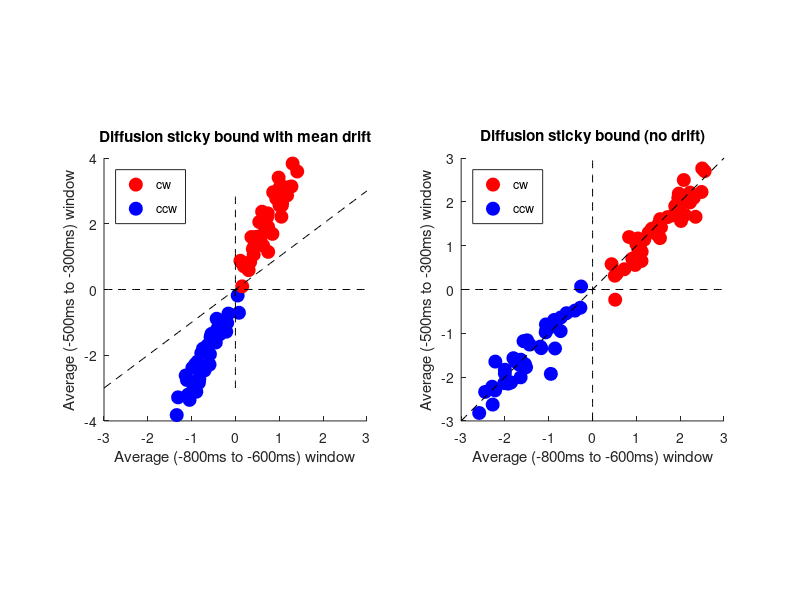

This figure's MATLAB source: (Note: this script raises an error after producing the figure.)
clear all; close all; clc;
% ==> directories
dataPath     = strcat('/home/thomas/Desktop/UTAustin/Goris/pfc_code/pfc_data');
drc = '../data/';

%% ==> accumulation bound panel

% ==> parameters ~~~~~~~~~~~~~~~~~~~~~~~~~~~~~~~~~~~~~~~~~~~~~~~~~~~~~~~~~~~~~~~

% => number of simulated trials
N = 500;
% => number of simulated timepoints
tm = 200;
% ==> bound
bnd = 10;

% ==> timepoints (like the one for Monkey F and session 1 in the physiology data)
t = linspace(-795,-45,200);

% get indices of timepoints closest to -500 and -300 ms
[~,il] = min(abs(t + 500)); %-500
[~,iu] = min(abs(t + 300)); %-300
% get indices of timepoints closest to -800 and -600 ms
[~,il2] = min(abs(t + 800)); %-800
[~,iu2] = min(abs(t + 600)); %-600

% ~~~~~~~~~~~~~~~~~~~~~~~~~~~~~~~~~~~~~~~~~~~~~~~~~~~~~~~~~~~~~~~~~~~~~~~~~~~~~~


% ==> figure 
figure(3); set(gcf,'Color','w'); set(gcf, 'Position',[675 461 932 501])

% ==> factor for prior offset in cw and ccw directions
for fc = 1:0.1:5

    % ==> prior offsets
    pr_cw  =  0.5 * fc;
    pr_ccw = -0.5 * fc;

    % ==> Gaussian random walk
    sens  = randn(N,tm);
    % ==> cummulative sum over time
    csens = cumsum(sens,2);

    % ==> csens with bound - two cases: with ccw prior or with cw prior offsets
    csensb_cw =  csens + pr_cw;
    csensb_ccw = csens + pr_ccw;

    % ==> set DV values for timepoints over trials that reach or exceed a bound
    % to the bound value (stickiness)
    % ==> cw prior ctx
    csensb_cw(csensb_cw >=  bnd) =  bnd;
    csensb_cw(csensb_cw <= -bnd) = -bnd;
    % ==> ccw prior ctx
    csensb_ccw(csensb_ccw >=  bnd) =  bnd;
    csensb_ccw(csensb_ccw <= -bnd) = -bnd;

    % ==> once a bnd has been reached at time t for a given trial, set the remaining DV values
    % starting from t+1 to the bound for that trial
    % ==> cw cases
    for i = 1:N
        bidx = find(csensb_cw(i,:) >=  bnd, 1, 'first');
        % => set to bound
        if ~isempty(bidx)
            csensb_cw(i,bidx:end) = bnd;
        end
    end
    for i = 1:N
        bidx = find(csensb_cw(i,:) <=  -bnd);
        bidx = min(bidx);
        % => set to bound
        if ~isempty(bidx)
            csensb_cw(i,bidx:end) = -bnd;
        end
    end
    % ==> ccw context cases
    for i = 1:N
        bidx = find(csensb_ccw(i,:) >=  bnd, 1, 'first');
        % => set to bound
        if ~isempty(bidx)
            csensb_ccw(i,bidx:end) = bnd;
        end
    end
    for i = 1:N
        bidx = find(csensb_ccw(i,:) <=  -bnd);
        bidx = min(bidx);
        % => set to bound
        if ~isempty(bidx)
            csensb_ccw(i,bidx:end) = -bnd;
        end
    end

    % figure(1); set(gcf,'Color','w'); set(gcf,'Position',[124 717 1682 245]);
    % subplot(1,5,1); 
    % hold on; hold all;
    % plot((csens + pr_cw)', 'color', [1,0.5,0.5,0.5]);     ylim([-bnd - 10, bnd + 10]);
    % plot(1:t,repmat( bnd,tm), 'r--', 'linewidth', 4);
    % plot(1:t,repmat(-bnd,tm), 'b--', 'linewidth', 4);
    % title('cw prior ctx')
    % subplot(1,5,2); 
    % hold on; hold all;
    % plot((csens + pr_ccw)', 'color', [0.5,0.5,1,0.5]);     ylim([-bnd - 10, bnd + 10]);
    % plot(1:t,repmat( bnd,tm), 'r--', 'linewidth', 4);
    % plot(1:t,repmat(-bnd,tm), 'b--', 'linewidth', 4);
    % title('ccw prior ctx')
    %  
    % subplot(1,5,3); 
    % hold on; hold all;
    % plot(1:t,repmat( bnd,tm), 'r--', 'linewidth', 4);
    % plot(1:t,repmat(-bnd,tm), 'b--', 'linewidth', 4);
    % plot(csensb_cw', 'color', [1,0.5,0.5,0.5]);     ylim([-bnd - 10, bnd + 10]);
    % title('cw prior ctx')
    % subplot(1,5,4); 
    % hold on; hold all;
    % plot(1:t,repmat( bnd,tm), 'r--', 'linewidth', 4);
    % plot(1:t,repmat(-bnd,tm), 'b--', 'linewidth', 4);
    % plot(csensb_ccw', 'color', [0.5,0.5,1,0.5]);     ylim([-bnd - 10, bnd + 10]);
    % title('ccw prior ctx')
    % 
    % subplot(1,5,5);
    % plot(mean(csensb_cw,1),'linewidth',1, 'color',  [1,0.5,0.5,0.5]);
    % hold on; hold all;
    % plot(mean(csensb_ccw,1),'linewidth',1, 'color', [0.5,0.5,1,0.5]);
    % ylabel('Average signed DV (acc. bound)')
    % xlabel('Time')
    % title('Average over trials')

    % ~~~~~~~~~~~~~~~~~~~~~~~~~~~~~~~~~~~~~~~~~~~~~~~~~~~~~~~~~~~~~~~~~~~~~~~~~~~~~~~~~~~~~~~~
    %==> case with a bias that grows linearly with t (mean drift)

    pr_cw_d =   fc*(0:(tm-1))/(0.5*tm);
    pr_ccw_d = -fc*(0:(tm-1))/(0.5*tm);

    % ==> csens with bound - two cases: with ccw prior or with cw prior
    csensb_cw_d =  csens + repmat(pr_cw_d, [N,1]);
    csensb_ccw_d = csens + repmat(pr_ccw_d,[N,1]);

    % ==> set DV values for timepoints over trials that reach or exceed a bound
    % to the bound value.
    % ==> cw prior ctx
    csensb_cw_d(csensb_cw_d >=  bnd) =  bnd;
    csensb_cw_d(csensb_cw_d <= -bnd) = -bnd;
    % ==> ccw prior ctx
    csensb_ccw_d(csensb_ccw_d >=  bnd) =  bnd;
    csensb_ccw_d(csensb_ccw_d <= -bnd) = -bnd;

    % ==> once a bnd has been reached at time t for a given trial, set the remaining DV values
    % starting from t+1 to the bound for that trial
    % ==> cw cases
    % ==> once a bnd has been reached at time t for a given trial, set the remaining DV values
    % starting from t+1 to the bound for that trial
    % ==> cw cases
    for i = 1:N
        bidx = find(csensb_cw_d(i,:) >=  bnd, 1, 'first');
        % => set to bound
        if ~isempty(bidx)
            csensb_cw_d(i,bidx:end) = bnd;
        end
    end
    for i = 1:N
        bidx = find(csensb_cw_d(i,:) <=  -bnd);
        bidx = min(bidx);
        % => set to bound
        if ~isempty(bidx)
            csensb_cw_d(i,bidx:end) = -bnd;
        end
    end
    % ==> ccw context cases
    for i = 1:N
        bidx = find(csensb_ccw_d(i,:) >=  bnd, 1, 'first');
        % => set to bound
        if ~isempty(bidx)
            csensb_ccw_d(i,bidx:end) = bnd;
        end
    end
    for i = 1:N
        bidx = find(csensb_ccw_d(i,:) <=  -bnd);
        bidx = min(bidx);
        % => set to bound
        if ~isempty(bidx)
            csensb_ccw_d(i,bidx:end) = -bnd;
        end
    end

    % figure(2); set(gcf,'Color','w'); set(gcf,'Position',[124 717 1682 245]);
    % subplot(1,5,1); 
    % hold on; hold all;
    % plot((csens + repmat(pr_cw_d, [N,1]))', 'color', [1,0.5,0.5,0.5]);     ylim([-bnd - 10, bnd + 10]);
    % plot(1:t,repmat( bnd,tm), 'r--', 'linewidth', 4);
    % plot(1:t,repmat(-bnd,tm), 'b--', 'linewidth', 4);
    % title('cw prior ctx')
    % subplot(1,5,2); 
    % hold on; hold all;
    % plot((csens + repmat(pr_ccw_d, [N,1]))', 'color', [0.5,0.5,1,0.5]);     ylim([-bnd - 10, bnd + 10]);
    % plot(1:t,repmat( bnd,tm), 'r--', 'linewidth', 4);
    % plot(1:t,repmat(-bnd,tm), 'b--', 'linewidth', 4);
    % title('ccw prior ctx')
    %  
    % subplot(1,5,3); 
    % hold on; hold all;
    % plot(1:t,repmat( bnd,tm), 'r--', 'linewidth', 4);
    % plot(1:t,repmat(-bnd,tm), 'b--', 'linewidth', 4);
    % plot(csensb_cw_d', 'color', [1,0.5,0.5,0.5]);     ylim([-bnd - 10, bnd + 10]);
    % title('cw prior ctx')
    % subplot(1,5,4); 
    % hold on; hold all;
    % plot(1:t,repmat( bnd,tm), 'r--', 'linewidth', 4);
    % plot(1:t,repmat(-bnd,tm), 'b--', 'linewidth', 4);
    % plot(csensb_ccw_d', 'color', [0.5,0.5,1,0.5]);     ylim([-bnd - 10, bnd + 10]);
    % title('ccw prior ctx')
    % 
    % subplot(1,5,5);
    % plot(mean(csensb_cw_d,1),'linewidth',1, 'color',  [1,0.5,0.5,0.5]);
    % hold on; hold all;
    % plot(mean(csensb_ccw_d,1),'linewidth',1, 'color', [0.5,0.5,1,0.5]);
    % ylabel('Average signed DV (acc. bound)')
    % xlabel('Time')
    % title('Average over trials')

    % ==> drifting prior expectation
    % => time window 1
    csensb_ccw_d_mu =  mean(mean(csensb_ccw_d(:,il:iu),1),2);
    csensb_cw_d_mu  =  mean(mean(csensb_cw_d(:, il:iu),1),2);
    % => time window 2
    csensb_ccw_d_mu2 = mean(mean(csensb_ccw_d(:,il2:iu2),1),2);
    csensb_cw_d_mu2  = mean(mean(csensb_cw_d(:, il2:iu2),1),2);

    % ==> fixed prior expectation
    % => time window 1
    csensb_ccw_mu =  mean(mean(csensb_ccw(:,il:iu),1),2);
    csensb_cw_mu  =  mean(mean(csensb_cw(:, il:iu),1),2);
    % => time window 2
    csensb_ccw_mu2 = mean(mean(csensb_ccw(:,il2:iu2),1),2);
    csensb_cw_mu2  = mean(mean(csensb_cw(:, il2:iu2),1),2);

    subplot(1,2,1);
    hold on; hold all;
    % scatter(csensb_cw_d_mu2 - csensb_ccw_d_mu2, csensb_cw_d_mu - csensb_ccw_d_mu,  90, 'ko'); %,'markerfacecolor', 'b', 'markeredgecolor', 'b')
    scatter(csensb_cw_d_mu2,  csensb_cw_d_mu,     90, 'o','markerfacecolor', 'r', 'markeredgecolor', 'r')
    scatter(csensb_ccw_d_mu2,  csensb_ccw_d_mu,   90, 'o','markerfacecolor', 'b', 'markeredgecolor', 'b')
    axis equal;
    subplot(1,2,2);
    hold on; hold all;
    % scatter(csensb_cw_mu2 - csensb_ccw_mu2,     csensb_cw_mu - csensb_ccw_mu, 90,  'ko'); %,'markerfacecolor', 'b', 'markeredgecolor', 'b')
    scatter(csensb_cw_mu2,    csensb_cw_mu,    90,  'o','markerfacecolor', 'r', 'markeredgecolor', 'r')
    scatter(csensb_ccw_mu2,    csensb_ccw_mu,  90,  'o','markerfacecolor', 'b', 'markeredgecolor', 'b')
    axis equal;

    fprintf('completed plotting for prior offset factor %d...\n',fc)

end

subplot(1,2,1);
hold on; hold all;
plot(-3:0.1:3,-3:0.1:3,'k--')
plot(-3:0.1:3,zeros([1,length(-3:0.1:3)]),'k--')
plot(zeros([1,length(-3:0.1:3)]),-3:0.1:3,'k--')
axis equal; axis square;
xlabel('Average (-800ms to -600ms) window')
ylabel('Average (-500ms to -300ms) window')
legend('cw', 'ccw', 'Location', 'NorthWest')
title('Diffusion sticky bound with mean drift')
drawnow;

subplot(1,2,2);
hold on; hold all;
plot(-3:0.1:3,-3:0.1:3,'k--')
plot(-3:0.1:3,zeros([1,length(-3:0.1:3)]),'k--')
plot(zeros([1,length(-3:0.1:3)]),-3:0.1:3,'k--')
axis equal; axis square;
xlabel('Average (-800ms to -600ms) window')
ylabel('Average (-500ms to -300ms) window')
legend('cw', 'ccw', 'Location', 'NorthWest')
title('Diffusion sticky bound (no drift)')
drawnow;

%%
close all; clc;

figure(); set(gcf,'Color','w');

% => cw cases
Fmu_cw_lo = nan(13,2);
Fmu_cw_hi = nan(13,2);

Jmu_cw_lo = nan(16,2);
Jmu_cw_hi = nan(16,2);

% => ccw cases
Fmu_ccw_lo = nan(13,2);
Fmu_ccw_hi = nan(13,2);

Jmu_ccw_lo = nan(16,2);
Jmu_ccw_hi = nan(16,2);

% ==> for storing all neutral DV trajectories
% => cw cases
F_cw_lo = nan(13,200);
F_cw_hi = nan(13,200);
J_cw_lo = nan(16,200);
J_cw_hi = nan(16,200);

% => ccw cases
F_ccw_lo = nan(13,200);
F_ccw_hi = nan(13,200);
J_ccw_lo = nan(16,200);
J_ccw_hi = nan(16,200);

% ==> store individual trial values
% ==> context cw (ctx == 1)
vcwlosF = [];
% ==> context ccw (ctx == 1)
vccwlosF = [];    
% ==> context cw (ctx == 1)
vcwhisF = [];
% ==> context ccw (ctx == 1)
vccwhisF = [];     

% ==> store individual trial values
% ==> context cw (ctx == 1)
vcwlosJ = [];
% ==> context ccw (ctx == 1)
vccwlosJ = [];    
% ==> context cw (ctx == 1)
vcwhisJ = [];
% ==> context ccw (ctx == 1)
vccwhisJ = [];     

% ==> store raw DV averages
J_cw_lo_raw_DVs = [];
J_cw_hi_raw_DVs = [];
J_ccw_lo_raw_DVs = [];
J_ccw_hi_raw_DVs = [];

% ==> store raw DV averages
F_cw_lo_raw_DVs = [];
F_cw_hi_raw_DVs = [];
F_ccw_lo_raw_DVs = [];
F_ccw_hi_raw_DVs = [];

% ==> what is the session
for iSfln = 1:29 

    % ~~~~~~~~~~~~~~~~~~~~~~~~~~~~~~~~~~~~~~~~~~~~~~~~~~~~~~~~~~~~~~~~~~~~~~~~~~~~~~~~~~~~~
    % params: matrix with the model parameters [trial x parameter]
    params = load([drc,'trial_DV_params_iS_',num2str(iSfln),'.mat']);
    params = params.ps_cat;
    fprintf('Finished loading matrix with the model parameters for iS = %d... \n',iSfln)
    % ~~~~~~~~~~~~~~~~~~~~~~~~~~~~~~~~~~~~~~~~~~~~~~~~~~~~~~~~~~~~~~~~~~~~~~~~~~~~~~~~~~~~~

    % ~~~~~~~~~~~~~~~~~~~~~~~~~~~~~~~~~~~~~~~~~~~~~~~~~~~~~~~~~~~~~~~~~~~~~~~~~~~~~~~~~~~~~
    % dvs are model predicted DV trajectories [trial x time] (Category DVs)
    dvs = load([drc,'trial_DV_traj_iS_',num2str(iSfln),'.mat']);
    dvs = dvs.dv_cat;
    fprintf('Finished loading model predicted DV trajectories (Categorical DVs) for iS = %d... \n',iSfln)
    % ~~~~~~~~~~~~~~~~~~~~~~~~~~~~~~~~~~~~~~~~~~~~~~~~~~~~~~~~~~~~~~~~~~~~~~~~~~~~~~~~~~~~~

    % ==> load session data
    if iSfln > 9
        load([dataPath,'/dataSet_',num2str(iSfln),'.mat']);
    elseif iSfln <= 9
        load([dataPath,'/dataSet_0',num2str(iSfln),'.mat']);
    end
    timeSac = S.dec.timeSac;
    % Set time boundaries
    fitTimeSacBegin = -800;  % in ms, relative to saccade onset
    fitTimeSacEnd   = -50;
    [~, sacBegin] = min(abs(timeSac - fitTimeSacBegin));
    [~, sacEnd]   = min(abs(timeSac - fitTimeSacEnd));

    % time intervals
    t = linspace(timeSac(sacBegin),timeSac(sacEnd),size(dvs,2));

    % ==> note: the t range is different for F and JP
    % => for F the range is   -795 -> -45
    % => for JP the range is  -790 -> -40
    
    % get indices of timepoints closest to -500 and -300 ms
    [~,il] = min(abs(t + 500)); %-500
    [~,iu] = min(abs(t + 300)); %-300
    % get indices of timepoints closest to -800 and -600 ms
    [~,il2] = min(abs(t + 800)); %-800
    [~,iu2] = min(abs(t + 600)); %-600

    % ==> choice
    cho = S.beh.choiceCat;
    % ==> context, contrast, orientation indicator variables
    ctx = S.exp.taskContext; ctr = S.exp.stimContrast; ori = S.exp.stimOriDeg;
    % x axis is orientation (the values differ for FN and JP!). Use unique values
    or = unique(ori)'; cx = unique(ctx)'; cr = unique(ctr)';
    
    % indices
    idxcwlo =  (ori == 0) & (ctx == cx(2)) & (ctr == cr(1));
    idxccwlo = (ori == 0) & (ctx == cx(1)) & (ctr == cr(1));
    
    idxcwhi =  (ori == 0) & (ctx == cx(2)) & (ctr == cr(2));
    idxccwhi = (ori == 0) & (ctx == cx(1)) & (ctr == cr(2));    
    
    % ==> context cw (ctx == 1)
    vcwlo = dvs(idxcwlo,:);
    % ==> context ccw (ctx == 1)
    vccwlo = dvs(idxccwlo,:);    
    % ==> context cw (ctx == 1)
    vcwhi = dvs(idxcwhi,:);
    % ==> context ccw (ctx == 1)
    vccwhi = dvs(idxccwhi,:);                   
    
    % ==> true dcCalAll (raw) values
    dvs_raw = S.dec.dvCatAll;
    
    
    subplot(5,6,iSfln);
    hold on; hold all;    
    plot(t,mean(vcwlo,1),  'r:');
    plot(t,mean(vccwlo,1), 'b:');
    plot(t,mean(vcwhi,1),  'r-');
    plot(t,mean(vccwhi,1), 'b-');    
    ylim([-1,1]);
    drawnow;

    % => if Monkey F
    if iSfln <= 13
        % ==> store averages in two time windows
        % => lo contrast       
        Fmu_cw_lo(iSfln,:) = [mean(mean(vcwlo(:,il2:iu2),1),2), mean(mean(vcwlo(:,il:iu),1),2)];
        % => hi contrast
        Fmu_cw_hi(iSfln,:) = [mean(mean(vcwhi(:,il2:iu2),1),2), mean(mean(vcwhi(:,il:iu),1),2)];        
        % => lo contrast
        Fmu_ccw_lo(iSfln,:) = [mean(mean(vccwlo(:,il2:iu2),1),2), mean(mean(vccwlo(:,il:iu),1),2)];
        % => hi contrast
        Fmu_ccw_hi(iSfln,:) = [mean(mean(vccwhi(:,il2:iu2),1),2), mean(mean(vccwhi(:,il:iu),1),2)];    
        
        % ==> store average DV trajectories        
        F_cw_lo(iSfln,:) = mean(vcwlo,1);    
        F_cw_hi(iSfln,:) = mean(vcwhi,1);  
        F_ccw_lo(iSfln,:) = mean(vccwlo,1);    
        F_ccw_hi(iSfln,:) = mean(vccwhi,1);  
        
        % ==> store averages of raw DVs 
        F_cw_lo_raw_DVs(iSfln,:)  = mean(dvs_raw(idxcwlo,:),1);
        F_cw_hi_raw_DVs(iSfln,:)  = mean(dvs_raw(idxcwhi,:),1);
        F_ccw_lo_raw_DVs(iSfln,:) = mean(dvs_raw(idxccwlo,:),1);
        F_ccw_hi_raw_DVs(iSfln,:) = mean(dvs_raw(idxccwhi,:),1);        
        
        % ==> store all single trial dvs
        vcwlosF  = [vcwlosF; vcwlo];
        vccwlosF = [vccwlosF; vccwlo]; 
        vcwhisF  = [vcwhisF; vcwhi];
        vccwhisF = [vccwhisF; vccwhi];      
        
    % => if Monkey J    
    elseif iSfln >= 14
        % ==> store averages in two time windows        
        % => lo contrast
        Jmu_cw_lo(iSfln -13,:) = [mean(mean(vcwlo(:,il2:iu2),1),2), mean(mean(vcwlo(:,il:iu),1),2)];
        % => hi contrast
        Jmu_cw_hi(iSfln -13,:) = [mean(mean(vcwhi(:,il2:iu2),1),2), mean(mean(vcwhi(:,il:iu),1),2)];        
        % => lo contrast
        Jmu_ccw_lo(iSfln -13,:) = [mean(mean(vccwlo(:,il2:iu2),1),2), mean(mean(vccwlo(:,il:iu),1),2)];
        % => hi contrast
        Jmu_ccw_hi(iSfln -13,:) = [mean(mean(vccwhi(:,il2:iu2),1),2), mean(mean(vccwhi(:,il:iu),1),2)];      
        
        % ==> store average DV trajectories (model fits)       
        J_cw_lo(iSfln  -13,:) = mean(vcwlo,1);    
        J_cw_hi(iSfln  -13,:) = mean(vcwhi,1);  
        J_ccw_lo(iSfln -13,:) = mean(vccwlo,1);    
        J_ccw_hi(iSfln -13,:) = mean(vccwhi,1);    
        
        % ==> store averages of raw DVs 
        J_cw_lo_raw_DVs(iSfln  -13,:) = mean(dvs_raw(idxcwlo,:),1);
        J_cw_hi_raw_DVs(iSfln  -13,:) = mean(dvs_raw(idxcwhi,:),1);
        J_ccw_lo_raw_DVs(iSfln  -13,:) = mean(dvs_raw(idxccwlo,:),1);
        J_ccw_hi_raw_DVs(iSfln  -13,:) = mean(dvs_raw(idxccwhi,:),1);
        
        % ==> store all single trial dvs (model fits)
        vcwlosJ  = [vcwlosJ; vcwlo];
        vccwlosJ = [vccwlosJ; vccwlo]; 
        vcwhisJ  = [vcwhisJ; vcwhi];
        vccwhisJ = [vccwhisJ; vccwhi];      
        
    end    
end

%% ==> barplots for F3
close all; clc;

% ==> all CW offset values for vertical stimulus - across hi and lo contrasts
cwsF  = [vcwlosF; vcwhisF];   cwsF  = cwsF(:,1);
% ==> all CCW offset values for vertical stimulus - across hi and lo contrasts
ccwsF = [vccwlosF; vccwhisF]; ccwsF = ccwsF(:,1);

% ==> edges
edgs = -1.5:0.1:1.5;

fg = figure(); set(fg,'color','white'); set(fg, 'Position',[675 421 660 541])
subplot(2,2,1);
histogram(cwsF,edgs,'facecolor',[0.15,0.75,0.5]); hold on; hold all;
title('Animal F: cw prior context')
xlabel('Signed DV initial offset')
ylabel('Frequency')
drawnow;
subplot(2,2,2);
histogram(ccwsF,edgs,'facecolor',[0.15,0.75,0.5]); hold on; hold all;
title('Animal F: ccw prior context')
xlabel('Signed DV initial offset')
ylabel('Frequency')
drawnow;

% ==> all CW offset values for vertical stimulus - across hi and lo contrasts
cwsJ  = [vcwlosJ; vcwhisJ];   cwsJ  = cwsJ(:,1);
% ==> all CCW offset values for vertical stimulus - across hi and lo contrasts
ccwsJ = [vccwlosJ; vccwhisJ]; ccwsJ = ccwsJ(:,1);
 
subplot(2,2,3);
histogram(cwsJ,edgs,'facecolor',[1,0.5,0]); hold on; hold all;
title('Animal J: cw prior context')
xlabel('Signed DV initial offset')
ylabel('Frequency')
drawnow;
subplot(2,2,4);
histogram(ccwsJ,edgs,'facecolor',[1,0.5,0]); hold on; hold all;
title('Animal J: ccw prior context')
xlabel('Signed DV initial offset')
ylabel('Frequency')
drawnow;

% ==> 
% ==> signrank wilcoxon test
[p_cwJ,~]  = signrank(cwsJ);
[p_ccwJ,~] = signrank(ccwsJ);

[p_cwF,~]  = signrank(cwsF);
[p_ccwF,~] = signrank(ccwsF);

fprintf('Wilcoxon test p values evaluating initial offsets in the vertical stimulus condition...\n')
fprintf('Wilcoxon test for animal F cw cases, p = %d...\n', p_cwF)
fprintf('Wilcoxon test for animal F ccw cases, p = %d...\n', p_ccwF)


fprintf('Wilcoxon test for animal J cw cases, p = %d...\n', p_cwJ)
fprintf('Wilcoxon test for animal J ccw cases, p = %d...\n', p_ccwJ)
 
% ==> ranksum
[PJ,HJ] = ranksum(cwsJ,ccwsJ)

[PF,HF] = ranksum(cwsF,ccwsF)
%%
% close all; clc;

figure(); set(gcf,'Color','w'); set(gcf,'Position',[86 490 1834 472]);
subplot(1,3,1);
hold on; hold all;
% => monkey F
s1 = scatter(Fmu_cw_lo(:,1), Fmu_cw_lo(:,2),  90, 'o','markerfacecolor', [0.15,0.75,0.5], 'markeredgecolor', 'r', 'MarkerFaceAlpha',.3,'MarkerEdgeAlpha',1);
s2 = scatter(Fmu_ccw_lo(:,1),Fmu_ccw_lo(:,2), 90, 'o','markerfacecolor', [0.15,0.75,0.5], 'markeredgecolor', 'b', 'MarkerFaceAlpha',.3,'MarkerEdgeAlpha',1);
s3 = scatter(Fmu_cw_hi(:,1), Fmu_cw_hi(:,2),  90, 'o','markerfacecolor', [0.15,0.75,0.5], 'markeredgecolor', 'r');
s4 = scatter(Fmu_ccw_hi(:,1),Fmu_ccw_hi(:,2), 90, 'o','markerfacecolor', [0.15,0.75,0.5], 'markeredgecolor', 'b');
% => monkey J
s5 = scatter(Jmu_cw_lo(:,1), Jmu_cw_lo(:,2),  90, 'o','markerfacecolor', [1,0.5,0], 'markeredgecolor', 'r', 'MarkerFaceAlpha',.3,'MarkerEdgeAlpha',1);
s6 = scatter(Jmu_ccw_lo(:,1),Jmu_ccw_lo(:,2), 90, 'o','markerfacecolor', [1,0.5,0], 'markeredgecolor', 'b', 'MarkerFaceAlpha',.3,'MarkerEdgeAlpha',1);
s7 = scatter(Jmu_cw_hi(:,1), Jmu_cw_hi(:,2),  90, 'o','markerfacecolor', [1,0.5,0], 'markeredgecolor', 'r');
s8 = scatter(Jmu_ccw_hi(:,1),Jmu_ccw_hi(:,2), 90, 'o','markerfacecolor', [1,0.5,0], 'markeredgecolor', 'b');
hold on; hold all
plot(-0.6:0.1:0.6,-0.6:0.1:0.6,'k--')
plot(-0.6:0.1:0.6,zeros([1,length(-0.6:0.1:0.6)]),'k--')
plot(zeros([1,length(-0.6:0.1:0.6)]),-0.6:0.1:0.6,'k--')
axis equal; axis square;
xlabel('Average (-800ms to -600ms) window')
ylabel('Average (-500ms to -300ms) window')
legend([s1,s2,s3,s4,s5,s6,s7,s8], 'Monkey F cw low contrast','Monkey F ccw low contrast','Monkey F cw high contrast','Monkey F ccw high contrast', ...
                                  'Monkey J cw low contrast','Monkey J ccw low contrast','Monkey J cw high contrast','Monkey J ccw high contrast',... 
                                 'Location','SouthEast')

subplot(1,3,2);
hold on; hold all;
p1 = plot(linspace(-790,-40,200), mean(J_cw_lo,1), 'color', [1,0,0,0.35],  'linewidth',8);
p2 = plot(linspace(-790,-40,200), mean(J_cw_hi,1), 'r-',  'linewidth',4);
p3 = plot(linspace(-790,-40,200), mean(J_ccw_lo,1), 'color', [0,0,1,0.35], 'linewidth',8);
p4 = plot(linspace(-790,-40,200), mean(J_ccw_hi,1), 'b-', 'linewidth',4);
% => time windows
plot(repmat(-800,[20,1]),linspace(-0.2,0.2,20),'k--')
plot(repmat(-600,[20,1]),linspace(-0.2,0.2,20),'k--')

plot(repmat(-500,[20,1]),linspace(-0.2,0.2,20),'k:')
plot(repmat(-300,[20,1]),linspace(-0.2,0.2,20),'k:')
xlim([-840,-30])
title('Monkey J');
xlabel('Time');
ylabel('Signed DV average (vertical stimulus)');
legend([p1,p2,p3,p4],'cw context, low contrast', 'cw context high contrast', ...
                     'ccw context, low contrast', 'ccw context, high contrast');

subplot(1,3,3);
hold on; hold all;
p1 = plot(linspace(-795,-45,200), mean(F_cw_lo,1), 'color', [1,0,0,0.35],  'linewidth',8);
p2 = plot(linspace(-795,-45,200), mean(F_cw_hi,1), 'r-',  'linewidth',4);
p3 = plot(linspace(-795,-45,200), mean(F_ccw_lo,1), 'color', [0,0,1,0.35], 'linewidth',8);
p4 = plot(linspace(-795,-45,200), mean(F_ccw_hi,1), 'b-', 'linewidth',4);
% => time windows
plot(repmat(-800,[20,1]),linspace(-0.2,0.2,20),'k--')
plot(repmat(-600,[20,1]),linspace(-0.2,0.2,20),'k--')

plot(repmat(-500,[20,1]),linspace(-0.2,0.2,20),'k:')
plot(repmat(-300,[20,1]),linspace(-0.2,0.2,20),'k:')
xlim([-840,-30])
title('Monkey F');
xlabel('Time');
ylabel('Signed DV average (vertical stimulus)');
legend([p1,p2,p3,p4],'cw context, low contrast', 'cw context high contrast', ...
                     'ccw context, low contrast', 'ccw context, high contrast');


%% ==> just DV graphs for low contrast

figure();  set(gcf,'Color','w'); set(gcf, 'Position',[675 553 963 409])
subplot(1,2,1);
hold on; hold all;
p1 = plot(linspace(-790,-40,200), mean(J_cw_lo,1), 'color', [1,0,0,0.35],  'linewidth',8);
p3 = plot(linspace(-790,-40,200), mean(J_ccw_lo,1), 'color', [0,0,1,0.35], 'linewidth',8);
% ==> timeSac(16) == -790 and timeSac(31) == -40
p4 = plot(timeSac(16:31), mean(J_cw_lo_raw_DVs(:,16:31),1), 'o', 'color', [1,0,0,0.35]);
p5 = plot(timeSac(16:31), mean(J_ccw_lo_raw_DVs(:,16:31),1), 'o', 'color', [0,0,1,0.35], 'linewidth',1);
% => time windows
plot(repmat(-800,[20,1]),linspace(-0.2,0.2,20),'k--')
plot(repmat(-600,[20,1]),linspace(-0.2,0.2,20),'k--')

plot(repmat(-500,[20,1]),linspace(-0.2,0.2,20),'k:')
plot(repmat(-300,[20,1]),linspace(-0.2,0.2,20),'k:')
xlim([-840,-30])
title('Monkey J');
xlabel('Time');
ylabel('Signed DV average (vertical stimulus)');
% legend([p1,p3],'cw context, low contrast', ...
%                'ccw context, low contrast');

subplot(1,2,2);
hold on; hold all;
p1 = plot(linspace(-795,-45,200), mean(F_cw_lo,1), 'color', [1,0,0,0.35],  'linewidth',8);
p3 = plot(linspace(-795,-45,200), mean(F_ccw_lo,1), 'color', [0,0,1,0.35], 'linewidth',8);
% ==> timeSac(16) == -790 and timeSac(31) == -40
p4 = plot(timeSac(16:31), mean(F_cw_lo_raw_DVs(:,16:31),1), 'o', 'color', [1,0,0,0.35]);
p5 = plot(timeSac(16:31), mean(F_ccw_lo_raw_DVs(:,16:31),1), 'o', 'color', [0,0,1,0.35], 'linewidth',1);
% => time windows
plot(repmat(-800,[20,1]),linspace(-0.2,0.2,20),'k--')
plot(repmat(-600,[20,1]),linspace(-0.2,0.2,20),'k--')

plot(repmat(-500,[20,1]),linspace(-0.2,0.2,20),'k:')
plot(repmat(-300,[20,1]),linspace(-0.2,0.2,20),'k:')
xlim([-840,-30])
title('Monkey F');
xlabel('Time');
ylabel('Signed DV average (vertical stimulus)');
legend([p1,p3],'cw context, low contrast', ...
               'ccw context, low contrast');
                 
%% ==> just seprate out by monkey

figure(); set(gcf,'Color','w'); set(gcf,'Position',[178 358 1325 604]);
subplot(1,2,1);
hold on; hold all;
% => monkey F
s1 = scatter(Fmu_cw_lo(:,1), Fmu_cw_lo(:,2),  140, 'o','markerfacecolor', [0.15,0.75,0.5], 'markeredgecolor', 'r', 'MarkerFaceAlpha',.3,'MarkerEdgeAlpha',1);
s2 = scatter(Fmu_ccw_lo(:,1),Fmu_ccw_lo(:,2), 140, 'o','markerfacecolor', [0.15,0.75,0.5], 'markeredgecolor', 'b', 'MarkerFaceAlpha',.3,'MarkerEdgeAlpha',1);
s3 = scatter(Fmu_cw_hi(:,1), Fmu_cw_hi(:,2),  140, 'o','markerfacecolor', [0.15,0.75,0.5], 'markeredgecolor', 'r');
s4 = scatter(Fmu_ccw_hi(:,1),Fmu_ccw_hi(:,2), 140, 'o','markerfacecolor', [0.15,0.75,0.5], 'markeredgecolor', 'b');
% ==> lines
plot(-0.6:0.1:0.6,-0.6:0.1:0.6,'k--')
plot(-0.6:0.1:0.6,zeros([1,length(-0.6:0.1:0.6)]),'k--')
plot(zeros([1,length(-0.6:0.1:0.6)]),-0.6:0.1:0.6,'k--')
axis equal; axis square;
xlabel('Average (-800ms to -600ms) window');
ylabel('Average (-500ms to -300ms) window');
legend([s1,s2,s3,s4],'cw low contrast','ccw low contrast','cw high contrast','ccw high contrast','Location','SouthEast')
title('Monkey F');

subplot(1,2,2);
hold on; hold all;
% => monkey J
s1 = scatter(Jmu_cw_lo(:,1), Jmu_cw_lo(:,2),  140, 'o','markerfacecolor', [1,0.5,0], 'markeredgecolor', 'r', 'MarkerFaceAlpha',.3,'MarkerEdgeAlpha',1);
s2 = scatter(Jmu_ccw_lo(:,1),Jmu_ccw_lo(:,2), 140, 'o','markerfacecolor', [1,0.5,0], 'markeredgecolor', 'b', 'MarkerFaceAlpha',.3,'MarkerEdgeAlpha',1);
s3 = scatter(Jmu_cw_hi(:,1), Jmu_cw_hi(:,2),  140, 'o','markerfacecolor', [1,0.5,0], 'markeredgecolor', 'r');
s4 = scatter(Jmu_ccw_hi(:,1),Jmu_ccw_hi(:,2), 140, 'o','markerfacecolor', [1,0.5,0], 'markeredgecolor', 'b');
% ==> lines
plot(-0.6:0.1:0.6,-0.6:0.1:0.6,'k--')
plot(-0.6:0.1:0.6,zeros([1,length(-0.6:0.1:0.6)]),'k--')
plot(zeros([1,length(-0.6:0.1:0.6)]),-0.6:0.1:0.6,'k--')
axis equal; axis square;
xlabel('Average (-800ms to -600ms) window')
ylabel('Average (-500ms to -300ms) window')
legend([s1,s2,s3,s4],'cw low contrast','ccw low contrast','cw high contrast','ccw high contrast','Location','SouthEast')
title('Monkey J');

% text(Jmu_cw_lo(:,1)  - 0.015, Jmu_cw_lo(:,2),  string([14:29]),'fontsize',6)
% text(Jmu_ccw_lo(:,1) - 0.015,Jmu_ccw_lo(:,2), string([14:29]),'fontsize',6)
% text(Jmu_cw_hi(:,1)  - 0.015, Jmu_cw_hi(:,2),  string([14:29]),'fontsize',6)
% text(Jmu_ccw_hi(:,1) - 0.015,Jmu_ccw_hi(:,2), string([14:29]),'fontsize',6)


%% ==> just one example
% close all; clc;

% ==> raw DV averages
cw_lo_raw_DVs  = [F_cw_lo_raw_DVs;  J_cw_lo_raw_DVs];
ccw_lo_raw_DVs = [F_ccw_lo_raw_DVs; J_ccw_lo_raw_DVs];

figure(); set(gcf,'Color','w'); set(gcf, 'Position',[675 363 602 599])

iSfln = 23;

% ~~~~~~~~~~~~~~~~~~~~~~~~~~~~~~~~~~~~~~~~~~~~~~~~~~~~~~~~~~~~~~~~~~~~~~~~~~~~~~~~~~~~~
% params: matrix with the model parameters [trial x parameter]
params = load([drc,'trial_DV_params_iS_',num2str(iSfln),'.mat']);
params = params.ps_cat;
fprintf('Finished loading matrix with the model parameters for iS = %d... \n',iSfln)
% ~~~~~~~~~~~~~~~~~~~~~~~~~~~~~~~~~~~~~~~~~~~~~~~~~~~~~~~~~~~~~~~~~~~~~~~~~~~~~~~~~~~~~

% ~~~~~~~~~~~~~~~~~~~~~~~~~~~~~~~~~~~~~~~~~~~~~~~~~~~~~~~~~~~~~~~~~~~~~~~~~~~~~~~~~~~~~
% dvs are model predicted DV trajectories [trial x time] (Category DVs)
dvs = load([drc,'trial_DV_traj_iS_',num2str(iSfln),'.mat']);
dvs = dvs.dv_cat;
fprintf('Finished loading model predicted DV trajectories (Categorical DVs) for iS = %d... \n',iSfln)
% ~~~~~~~~~~~~~~~~~~~~~~~~~~~~~~~~~~~~~~~~~~~~~~~~~~~~~~~~~~~~~~~~~~~~~~~~~~~~~~~~~~~~~

% ==> load session data
if iSfln > 9
    load([dataPath,'/dataSet_',num2str(iSfln),'.mat']);
elseif iSfln <= 9
    load([dataPath,'/dataSet_0',num2str(iSfln),'.mat']);
end
timeSac = S.dec.timeSac;
% Set time boundaries
fitTimeSacBegin = -800;  % in ms, relative to saccade onset
fitTimeSacEnd   = -50;
[~, sacBegin] = min(abs(timeSac - fitTimeSacBegin));
[~, sacEnd]   = min(abs(timeSac - fitTimeSacEnd));

% time intervals
t = linspace(timeSac(sacBegin),timeSac(sacEnd),size(dvs,2));

% ==> choice
cho = S.beh.choiceCat;
% ==> context, contrast, orientation indicator variables
ctx = S.exp.taskContext; ctr = S.exp.stimContrast; ori = S.exp.stimOriDeg;

% x axis is orientation (the values differ for FN and JP!). Use unique values
or = unique(ori)'; cx = unique(ctx)'; cr = unique(ctr)';

% indices
idxcwlo =  (ori == 0) & (ctx == cx(2)) & (ctr == cr(1));
idxccwlo = (ori == 0) & (ctx == cx(1)) & (ctr == cr(1));

idxcwhi =  (ori == 0) & (ctx == cx(2)) & (ctr == cr(2));
idxccwhi = (ori == 0) & (ctx == cx(1)) & (ctr == cr(2));    

% ==> context cw (ctx == 1)
vcwlo = dvs(idxcwlo,:);
% ==> context cw (ctx == 1)
vccwlo = dvs(idxccwlo,:);

% ==> context cw (ctx == 1)
vcwhi = dvs(idxcwhi,:);
% ==> context cw (ctx == 1)
vccwhi = dvs(idxccwhi,:);    


title(['J',S.general.expDate]);
hold on; hold all;    
p1 = plot(t,mean(vcwlo,1),  'color', [1,0,0,0.5], 'linewidth',8);
p2 = plot(t,mean(vccwlo,1), 'color', [0,0,1,0.5], 'linewidth',8);
p4 = plot(timeSac(16:31), cw_lo_raw_DVs(iSfln,  16:31), 'o', 'color', [1,0,0,0.35]);
p5 = plot(timeSac(16:31), ccw_lo_raw_DVs(iSfln, 16:31), 'o', 'color', [0,0,1,0.35], 'linewidth',1);
% => time windows
xlabel('Time'); ylabel('Average Signed DV (vertical stimulus)');
ylim([-1,1]);
% => time windows
plot(repmat(-800,[20,1]),linspace(-0.8,0.8,20),'k--')
plot(repmat(-600,[20,1]),linspace(-0.8,0.8,20),'k--')
plot(repmat(-500,[20,1]),linspace(-0.8,0.8,20),'k:')
plot(repmat(-300,[20,1]),linspace(-0.8,0.8,20),'k:')
xlim([-840,-30]);

% hold on; hold all;   
% p3 = plot(t,mean(vcwhi,1),  'r-','linewidth',4);
% p4 = plot(t,mean(vccwhi,1), 'b-','linewidth',4);    

% legend([p1,p2,p3,p4],'CW prior low contrast','CCW prior low contrast', 'CW prior high contrast','CCW prior high contrast');
legend([p1,p2],'cw context, low contrast', ...
               'ccw context, low contrast');
drawnow;
    
